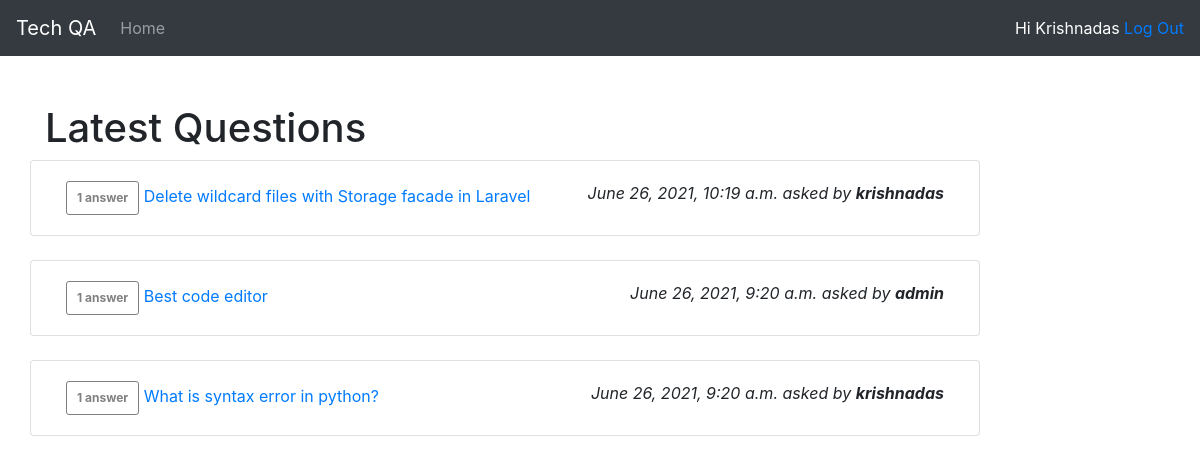
Screenshot of / (signed in) with the database file from the repository.
### techqa/models.py (models this page shows, shortened)
class Question(models.Model):
    title = models.CharField(max_length=255)
    content = models.TextField()
    question_author = models.ForeignKey(User, on_delete=models.CASCADE)
    created_at = models.DateTimeField(auto_now_add=True)
    updated_at = models.DateTimeField(auto_now=True)

### techqa/views.py (the view)
# urls.py: path('',views.index,name="home"),
@login_required
def index(request):
    all_questions = Question.objects.all().prefetch_related('question_author').order_by('-id')
    paginator = Paginator(all_questions, 10)
    page_number = request.GET.get('page')
    page_obj = paginator.get_page(page_number)
    context = {'all_questions_page_obj': page_obj}
    return render(request,'techqa/index.html', context)

### techqa/templates/techqa/index.html (shortened to what this page needs)
{% extends "base.html" %}
{% block content %}
<h1>Latest Questions </h1>
    {% for q in all_questions_page_obj %}
        <div class="row">
            <div class="card col-md-10">
                <div class="card-body">
                    <span class="badge badge-secondary padded-badge">1 answer {{ q.answers }}</span>
                    <a href="/{{q.id}}/question">{{ q.title }}</a>
                    <span class="right-container">
                        <span class="q-created">{{ q.created_at }} asked by </span>
                        <span class="q-author">  {{ q.question_author }}</span>
                    </span>
                </div>
            </div>
        </div>
        <br>
    {% endfor %}
{% endblock %}

### techqa/templates/base.html (shortened to what this page needs)
<!doctype html>
<html lang="en">
  <head>
    <link rel="stylesheet" href="https://cdn.jsdelivr.net/npm/bootstrap@4.6.0/dist/css/bootstrap.min.css">
    <link rel="stylesheet" href="https://cdnjs.cloudflare.com/ajax/libs/font-awesome/5.15.3/css/all.min.css" />
  </head>
  <body>
    <nav class="navbar navbar-expand-md bg-dark navbar-dark">
        <a class="navbar-brand" href="#">Tech QA</a>
        <div class="collapse navbar-collapse" id="collapsibleNavbar">
          <ul class="navbar-nav">
            <li class="nav-item">
              <a class="nav-link" href="/">Home</a>
            </li>
          </ul>
        </div>
        {% if user %}
          <span class="welcome-user">Hi {{user | title}}</span>&nbsp;
          <a href="{% url 'logout' %}">Log Out</a>
        {% endif %}
      </nav>
    <div class="container">
      <br><br>
            {% block content %}{% endblock %}
    </div>
  </body>
</html>

### techqa/templates/base.html (style rules this page uses)
.welcome-user { float: right; color: white; }

### techqa/templates/techqa/index.html (style rules this page uses)
.right-container { float: right; font-style: italic; }
.q-author { font-weight: bold; font-style: italic; }
.padded-badge { padding:10px; padding: 10px; border: 1px solid grey; border-radius: 3px; color: grey; background-color: white; }

### rows the page displays
Question: title "Delete wildcard files with Storage facade in Laravel", created_at "June 26, 2021, 10:19 a.m.", question_author "krishnadas"
Question: title "Best code editor", created_at "June 26, 2021, 9:20 a.m.", question_author "admin"
Question: title "What is syntax error in python?", created_at "June 26, 2021, 9:20 a.m.", question_author "krishnadas"

### other values shown
{{ user | title }} "Krishnadas"
